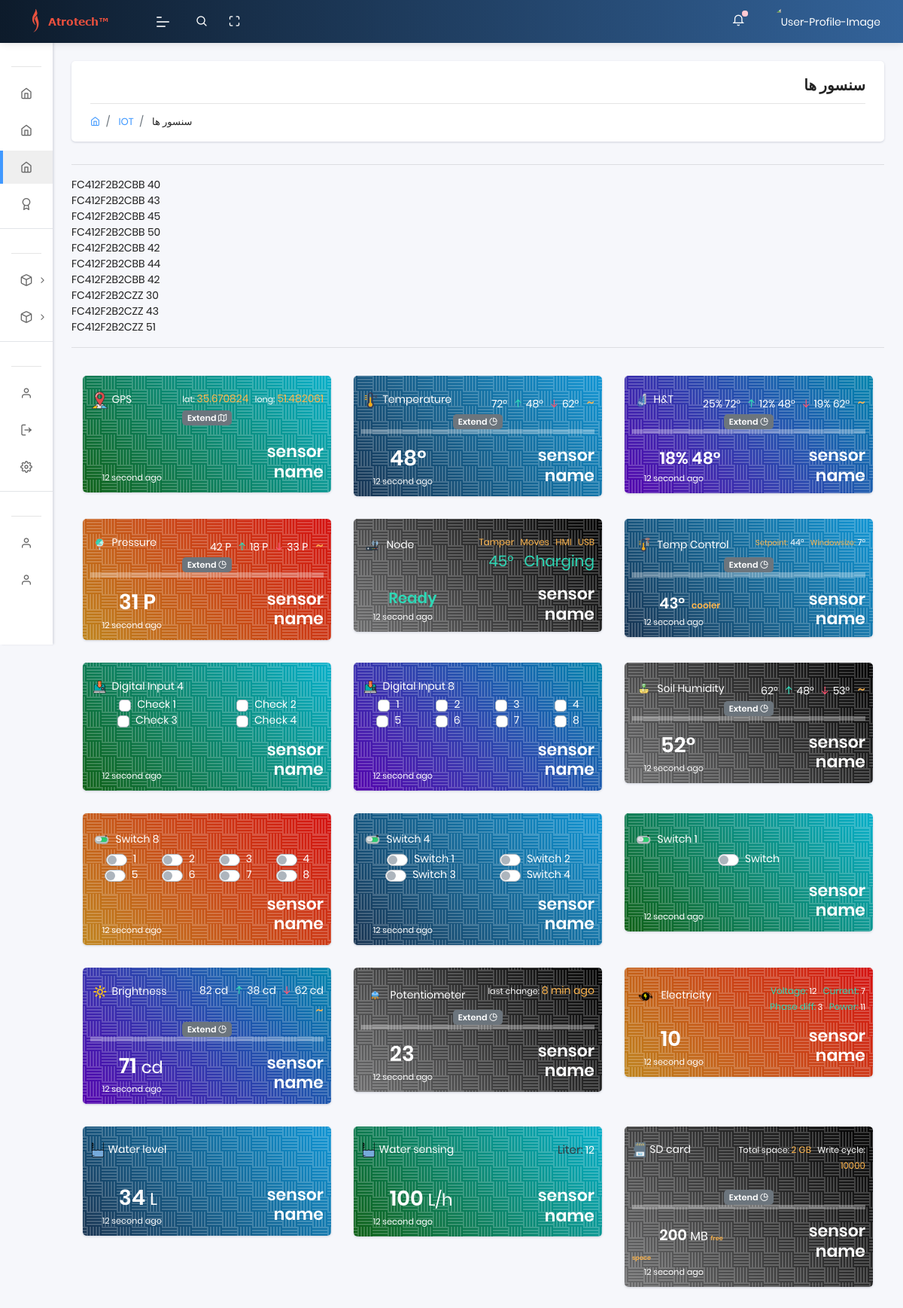
/sensors (signed in), run on an earlier commit of the app's database.
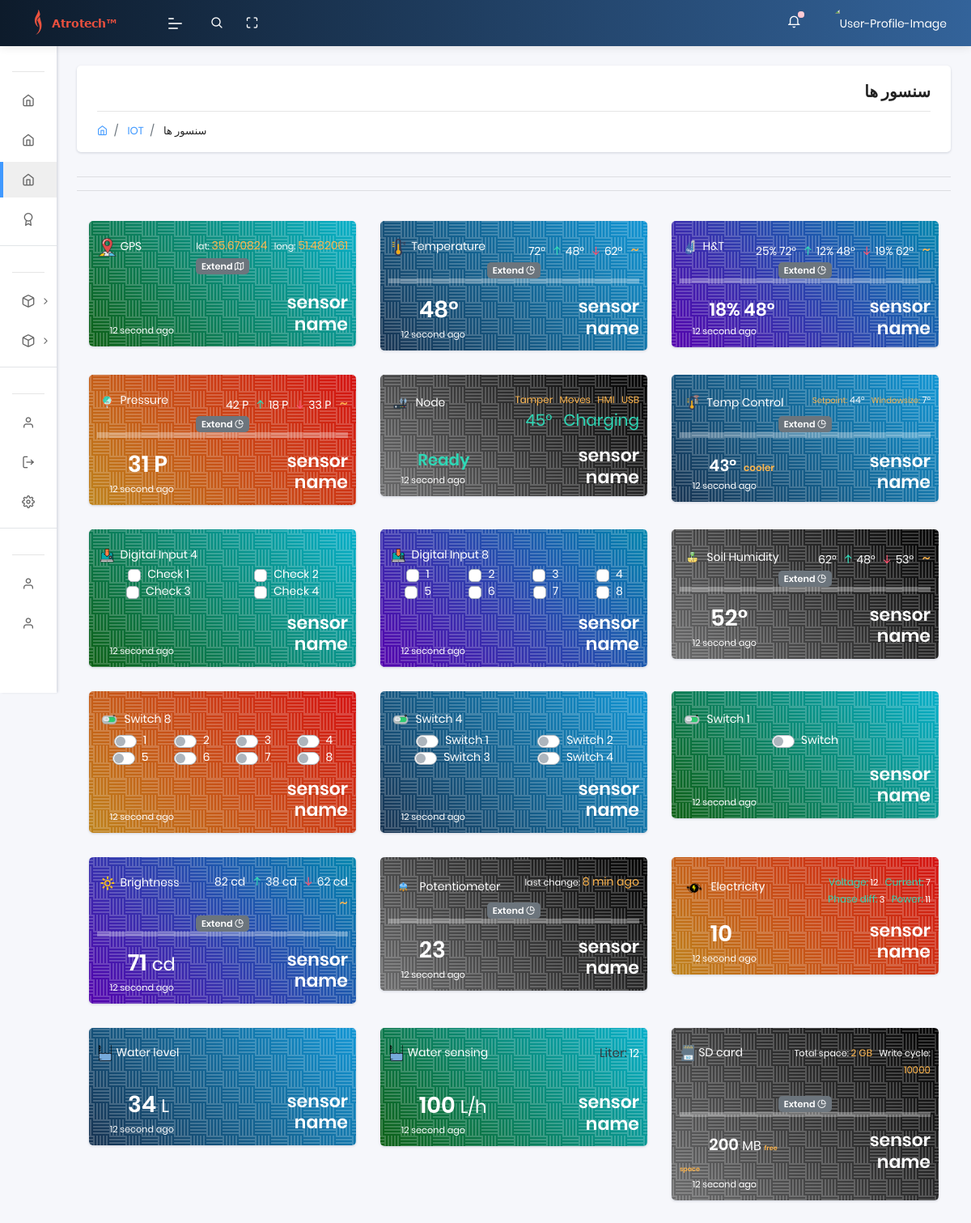
And on a later commit of the database.
### app/models.py (models this page shows, shortened)
class Rom(models.Model):
    name = models.CharField(max_length=40, default='device name')
    UUID = models.CharField(max_length=20)
    family_id = models.CharField(max_length=20)
    node_id = models.CharField(max_length=20)
    updated_on = models.DateTimeField(auto_now= True)
    created_on = models.DateTimeField()

class Temp12(models.Model):
    UUID = models.CharField(max_length=20)
    temp = models.CharField(max_length=20)
    created_on = models.DateTimeField()
    class Meta:
        verbose_name = " سنسور دما Temp12 "
        verbose_name_plural = " سنسور های دما  Temp12 "

### app/views.py (the view)
# urls.py: path('sensors', views.sensors, name='sensors'),
@login_required(login_url="/login/")
def sensors(request):
    uuid = models.User_uuid.objects.filter(user=request.user).values('UUID')
    devices = models.Rom.objects.filter(UUID__in=uuid, family_id='01')
    device_node_id = models.Rom.objects.filter(UUID__in=uuid, family_id='01').values('node_id')
    sensor_temp = models.Temp12.objects.filter(UUID__in=device_node_id)
    context = {'devices':devices, 'sensor_temp':sensor_temp}
    context['segment'] = 'sensors'
    html_template = loader.get_template( 'sensors.html' )
    return HttpResponse(html_template.render(context, request))

### templates/sensors.html (shortened to what the changed rows need)
{% extends "layouts/base.html" %}
{% block content %}
    <section class="pcoded-main-container">
        <div class="pcoded-content">
          <div class="page-header">
          </div>
<hr>
{% for Temp12 in sensor_temp %}
  {{ Temp12.UUID }} {{ Temp12.temp }} <br>
{% endfor %}
<hr><br>
          <div class="container">
          </div>
     </div>
 </section>
{% endblock content %}

### templates/includes/sidebar.html (shortened to what this page needs)
	<nav class="pcoded-navbar menupos-fixed menu-light ">
		<div class="navbar-wrapper  ">
			<div class="navbar-content scroll-div " >
				<ul class="nav pcoded-inner-navbar ">
					<li class="nav-item pcoded-menu-caption">
					</li>
					<li class="nav-item">
					    <a href="/" class="nav-link ">
                <span class="pcoded-micon"> <i class="feather icon-home"></i> </span>
							</a>
					</li>
					<li class="nav-item">
					    <a href="{% url 'app:nodes' %}" class="nav-link ">
                <span class="pcoded-micon"> <i class="feather icon-home"></i> </span>
							</a>
					</li>
					<li class="nav-item">
					    <a href="{% url 'app:sensors' %}" class="nav-link ">
                <span class="pcoded-micon"> <i class="feather icon-home"></i> </span>
							</a>
					</li>
					<li class="nav-item">
					    <a href="#" class="nav-link ">
                <span class="pcoded-micon"> <i class="feather icon-award"></i> </span>
							</a>
					</li>
					<li class="nav-item pcoded-menu-caption">
					</li>
					{% for Rom in devices %}
					<li class="nav-item pcoded-hasmenu">
						<a href="#!" class="nav-link "><span class="pcoded-micon"><i class="feather icon-box"></i></span><span class="pcoded-mtext"> {{ Rom.name }} </span></a>
					</li>
					{% endfor %}
					<li class="nav-item pcoded-menu-caption">
					</li>
					<li class="nav-item">
					    <a href="/profile" class="nav-link "><span class="pcoded-micon">
						    <i class="feather icon-user"></i></span><span class="pcoded-mtext"> پروفایل </span>
						  </a>
					</li>
					<li class="nav-item">
					    <a href="{% url 'logout' %}" class="nav-link "><span class="pcoded-micon">
						    <i class="feather icon-log-out"></i></span><span class="pcoded-mtext"> خروج </span>
						  </a>
					</li>
					<li class="nav-item">
					    <a target="_blank" rel="noopener" href="https://appseed.us/support" class="nav-link "><span class="pcoded-micon">
						    <i class="feather icon-settings"></i></span><span class="pcoded-mtext"> تنظیمات </span>
					  	</a>
					</li>
					<li class="nav-item pcoded-menu-caption">
					</li>
					<li class="nav-item">
					    <a href="{% url 'logout' %}" class="nav-link "><span class="pcoded-micon">
						    <i class="feather icon-user"></i></span><span class="pcoded-mtext"> مستندات </span>
						  </a>
					</li>
					<li class="nav-item">
					    <a href="{% url 'logout' %}" class="nav-link "><span class="pcoded-micon">
						    <i class="feather icon-user"></i></span><span class="pcoded-mtext"> سوالات متداول </span>
						  </a>
					</li>
					<li class="nav-item">
					    <a target="_blank" rel="noopener" href="https://appseed.us/support" class="nav-link ">
					  	</a>
					</li>
<br><hr><br>
				</ul>
			</div>
		</div>
	</nav>

What changed in the data, as far as the page shows it:
no longer on this page (row edited): Temp12: UUID "FC412F2B2CBB", temp "40"
no longer on this page (row edited): Temp12: UUID "FC412F2B2CBB", temp "43"
no longer on this page (row edited): Temp12: UUID "FC412F2B2CBB", temp "45"
no longer on this page (row edited): Temp12: UUID "FC412F2B2CBB", temp "50"
no longer on this page (row edited): Temp12: UUID "FC412F2B2CBB", temp "42"
no longer on this page (row edited): Temp12: UUID "FC412F2B2CBB", temp "44"
no longer on this page (row edited): Temp12: UUID "FC412F2B2CBB", temp "42"
no longer on this page (row edited): Temp12: UUID "FC412F2B2CZZ", temp "30"
no longer on this page (row edited): Temp12: UUID "FC412F2B2CZZ", temp "43"
no longer on this page (row edited): Temp12: UUID "FC412F2B2CZZ", temp "51"
